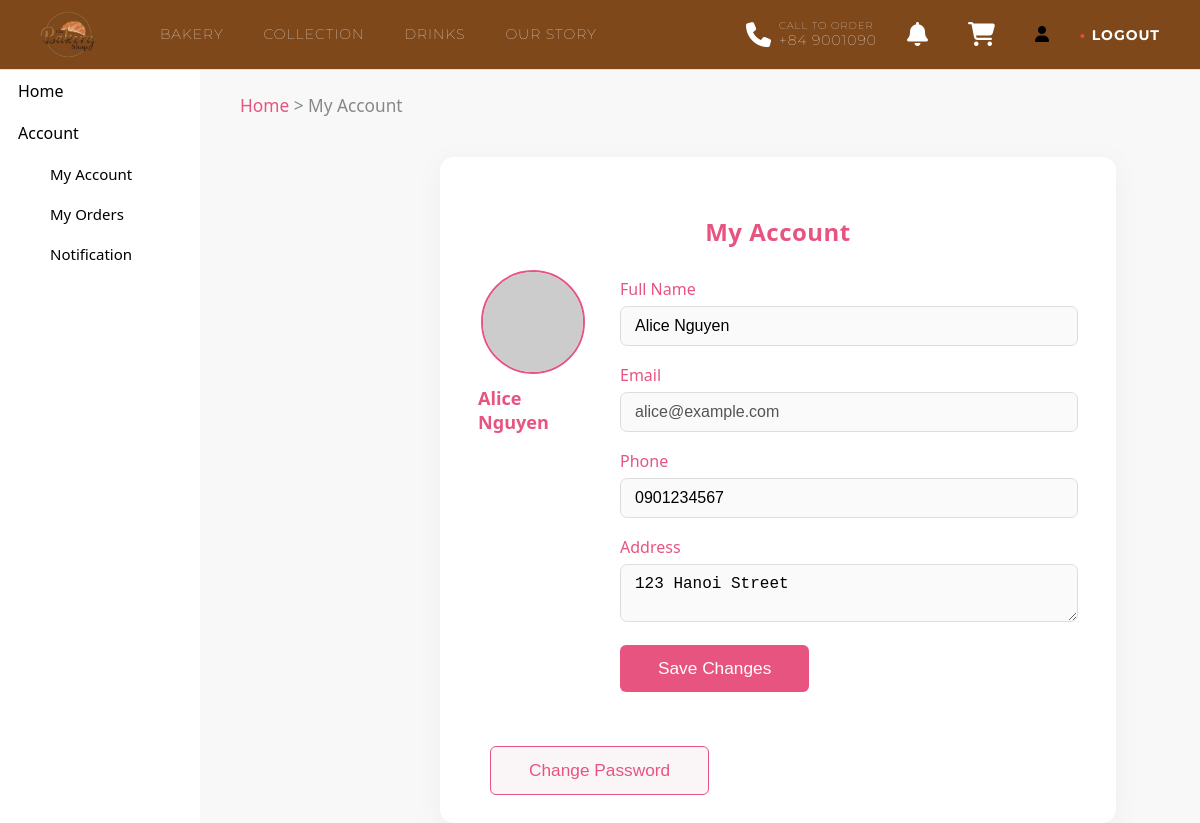
The page /views/customer/account.php (signed in) on the database its author committed.
### tables this page shows
CREATE TABLE IF NOT EXISTS `users` (
  `id` int NOT NULL AUTO_INCREMENT,
  `full_name` varchar(100) NOT NULL,
  `email` varchar(100) NOT NULL,
  `password` varchar(255) NOT NULL,
  `phone` varchar(20) DEFAULT NULL,
  `address` text,
  `role` enum('customer','admin','staff') NOT NULL DEFAULT 'customer',
  PRIMARY KEY (`id`),
  UNIQUE KEY `email` (`email`)
);

### views/customer/account.php (the view, shortened to what this page needs)
<?php
include '../../connectdb.php';
$user_id = $_SESSION['user_id'];
$stmt = $conn->prepare("SELECT id, full_name, email, phone, address FROM users WHERE id = ?");
$stmt->bind_param('i', $user_id);
$stmt->execute();
$user = $stmt->get_result()->fetch_assoc();
?>
<!DOCTYPE html>
<html lang="en">
<head>
</head>
<?php include '../../includes/header.php'; ?>
<body>
    <ul class="navbar">
        <li><a href="../../homepage.php">Home</a></li>
        <li>
            <span style="display:block;padding:10px 18px;color:#000;font-size:16px;">Account</span>
            <ul class="submenu">
                <li><a href="/views/customer/account.php">My Account</a></li>
                <li><a href="/views/customer/orderhistory.php">My Orders</a></li>
                <li><a href="/views/customer/noti.php">Notification</a></li>
            </ul>
        </li>
    </ul>
    <div class="right" style="margin-left:220px;">
    <div class="breadcrumbs" style="margin-left:20px;">
        <a href="../../homepage.php">Home</a> &gt; My Account
    </div>
    <div class="container" style="margin-left:220px;">
        <h2>My Account</h2>
        <div class="profile-info">
            <div class="avatar-box">
                <img src="https://ui-avatars.com/api/?name=<?php echo urlencode($user['full_name']); ?>&background=faf6f8&color=e75480&size=128" alt="Avatar">
                <div class="username"><?php echo htmlspecialchars($user['full_name']); ?></div>
            </div>
            <form method="post" class="info-table" autocomplete="off">
                <div class="form-group">
                    <label for="full_name">Full Name</label>
                    <input type="text" id="full_name" name="full_name" value="<?php echo htmlspecialchars($user['full_name']); ?>" required>
                </div>
                <div class="form-group">
                    <label>Email</label>
                    <input type="text" value="<?php echo htmlspecialchars($user['email']); ?>" disabled>
                </div>
                <div class="form-group">
                    <label for="phone">Phone</label>
                    <input type="text" id="phone" name="phone" value="<?php echo htmlspecialchars($user['phone']); ?>">
                </div>
                <div class="form-group">
                    <label for="address">Address</label>
                    <textarea id="address" name="address"><?php echo htmlspecialchars($user['address']); ?></textarea>
                </div>
                <div class="form-group">
                    <button type="submit" name="update_profile" class="btn">Save Changes</button>
                </div>
            </form>
        </div>
        <div class="profile-actions">
            <button type="button" id="show-change-pass" class="btn btn-secondary" style="margin-left:12px;" aria-expanded="false">Change Password</button>
        </div>
    </div>
    </div>
</body>
</html>

### views/customer/account.php (style rules this page uses)
body { background: #f8f8f8; font-family: 'Segoe UI', Arial, sans-serif; margin: 0; padding: 0; }
.breadcrumbs { margin: 24px 0 10px 0; font-size: 1.08rem; color: #888; text-align: left; }
.breadcrumbs a { color: #e75480; text-decoration: none; }
.container { max-width: 600px; margin: 40px auto 0 auto; background: #fff; border-radius: 14px; box-shadow: 0 4px 24px #eee; padding: 38px 38px 28px 38px; }
h2 { color: #e75480; margin-bottom: 22px; text-align: center; letter-spacing: 0.5px; }
ul.navbar { list-style-type: none; margin: 0; padding: 0; width: 200px; background-color: #fff; position: fixed; height: 100%; overflow: auto; left: 0; z-index: 10; }
ul.navbar li a { display: block; color: #000; padding: 10px 18px; text-decoration: none; font-size: 16px; width: 100%; }
ul.navbar .submenu { display: block !important; list-style-type: none; padding-left: 18px; background: none; margin: 0; }
ul.navbar .submenu li a { font-size: 15px; padding-left: 32px; background: none; }
.profile-info { display: flex; gap: 32px; align-items: flex-start; flex-wrap: wrap; }
.avatar-box { flex: 0 0 110px; display: flex; flex-direction: column; align-items: center; }
.avatar-box img { width: 100px; height: 100px; border-radius: 50%; object-fit: cover; border: 2.5px solid #e75480; background: #faf6f8; }
.avatar-box .username { margin-top: 12px; color: #e75480; font-weight: 600; font-size: 1.13em; }
.info-table { flex: 1; width: 100%; border-collapse: collapse; margin-top: 8px; }
.profile-actions { margin-top: 36px; display: flex; gap: 24px; justify-content: flex-start; }
.btn { background: #e75480; color: #fff; border: none; border-radius: 6px; font-weight: 500; font-size: 1.08rem; padding: 13px 38px; transition: background 0.15s; text-decoration: none; display: inline-block; cursor: pointer; }
.btn-secondary { background: #faf6f8; color: #e75480; border: 1.5px solid #e75480; }
.form-group { margin-bottom: 18px; }
label { display: block; margin-bottom: 6px; color: #e75480; font-weight: 500; }
input[type="text"], input[type="password"], textarea { width: 100%; padding: 10px 14px; border-radius: 7px; border: 1.5px solid #ddd; font-size: 1rem; background: #fafafa; transition: border 0.2s; box-sizing: border-box; }

### includes/header.php (style rules this page uses)
body { margin: 0; }

### rows shown on the page
users: full_name "Alice Nguyen", email "alice@example.com", phone "0901234567", address "123 Hanoi Street"
